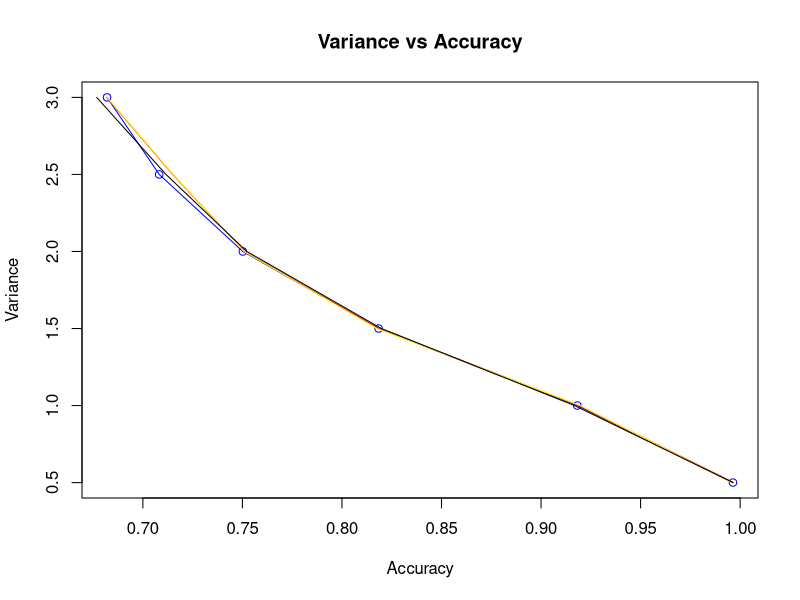
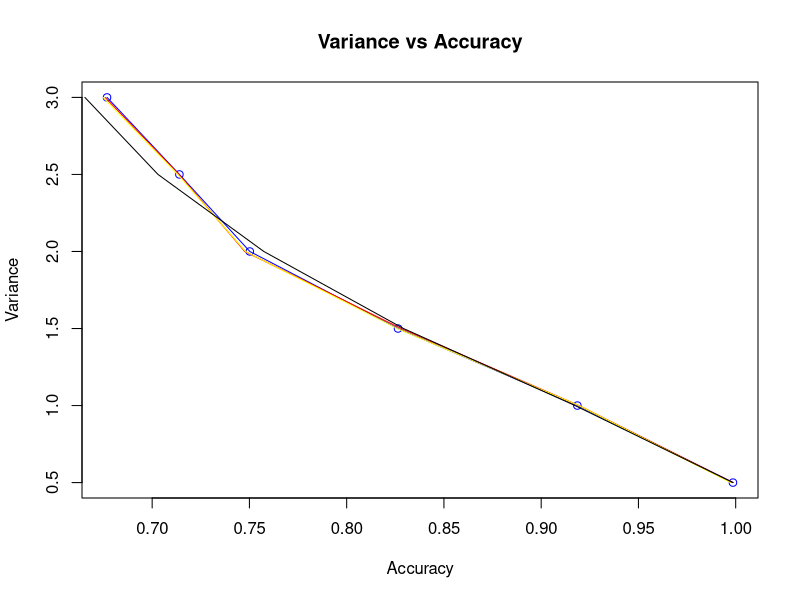
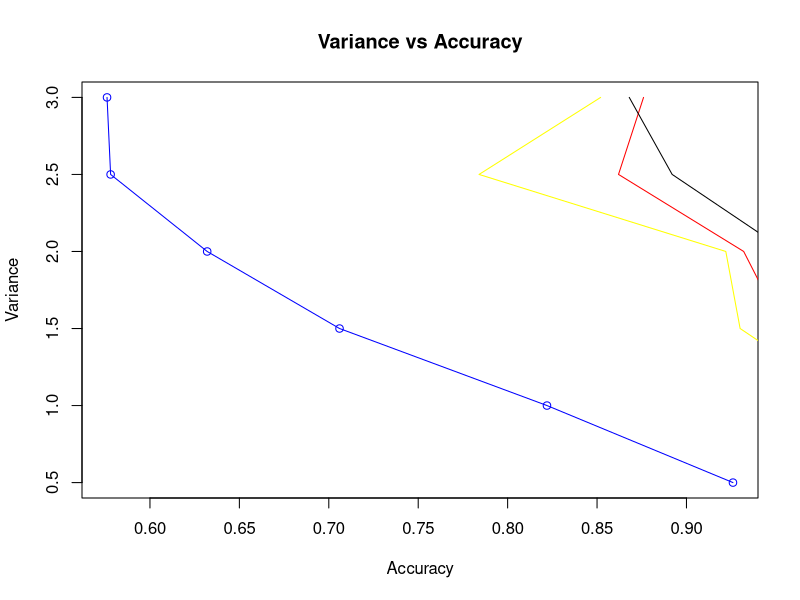
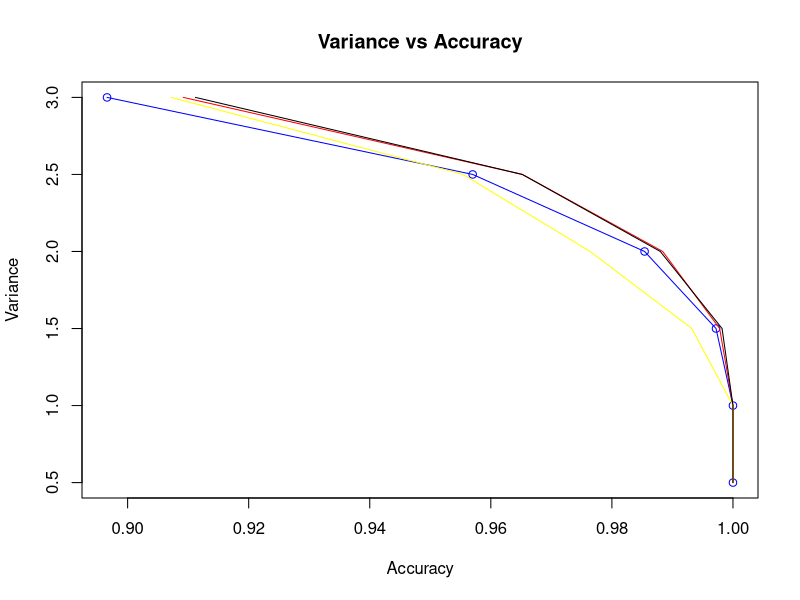

Reproduce these figures in R, in order.
library('class')
library(pROC)
library('MASS')

#Generate data
data.generate = function(mu1, mu2, variance, sampleSize, numInputVariables){
  
  y = as.factor(c(rep(1, sampleSize),rep(2, sampleSize)))
  M = matrix (NA,  nrow = 2* sampleSize, ncol = numInputVariables, byrow = 1) 
  df = data.frame(y)
  for (i in c(1:numInputVariables)) {
    M[,i] = c(rnorm(sampleSize, mu1, variance), rnorm(sampleSize, mu2, variance))
    #assign(paste("x", i, sep=""),c(rnorm(n,mu1[i],s), rnorm(n,mu2[i],s)) )
  }
  df = cbind(y,M)
  df = data.frame(df)
  return(df)
}

#Split into train / test data
train_Test_Split = function(df, seed)
{
  set.seed(seed)
  test.index = sample(c(1:dim(df)[1]), floor(dim(df)[1]/2), replace = FALSE)
  
  assign("df.train", df[-test.index,], envir = .GlobalEnv)
  assign("df.test", df[test.index,], envir = .GlobalEnv)
  
  assign("train.X", df.train[,-1], envir = .GlobalEnv)
  assign("train.Y", df.train[,1], envir = .GlobalEnv)
  assign("test.X", df.test[,-1], envir = .GlobalEnv)
  assign("test.Y", df.test[,1], envir = .GlobalEnv)
  
  return(test.index)
}

#KNN algorythm
generate.knn = function(train.Y, test.X, train.X, test.Y){
  knn.pred = knn(train.X,test.X,train.Y,k=dim(train.X)[1]*0.1)
  
  knn.accuracy = sum(knn.pred == test.Y)/length(test.Y)
  
  return(knn.accuracy)
}

#Qda algorythm
generate.qda = function(df.train, df.test){
  qda.fit = qda(y ~ . - y, data = df.train)
  
  qda.pred = predict(qda.fit,df.test[,-1])
  qda.accuracy = mean(qda.pred$class==df.test[,1])
  
  return(qda.accuracy)
}

#Lda algorythm
generate.lda = function(df.train, df.test){
  lda.fit = lda(y ~ . - y, data = df.train)
  
  lda.pred = predict(lda.fit,df.test[,-1])
  lda.accuracy = mean(lda.pred$class==df.test[,1])
  
  return(lda.accuracy)
}

#Logistic Algorithm
generate.logistic = function(df.train, df.test){
  df.train$y = as.factor(df.train$y)
  df.test$y = as.factor(df.test$y)
  glm.fit = glm(as.factor(y) ~ . - as.factor(y),data=df.train, family=binomial, maxit = 100)
  
  glm.probs = predict(glm.fit, df.test[, -1], type = "response")
  glm.pred = ifelse(glm.probs > .5, "2", "1")
  logistic.accuracy = mean(glm.pred==df.test[, 1])
  
  return(logistic.accuracy)
}

plotter = function(){
  plot(variance)
}

generate_accuracy = function(){
  accuracies = c()
  knn.accuracy = c()
  qda.accuracy = c()
  lda.accuracy = c()
  logistic.accuracy = c()
  
  for (count in c(1:10)){
    test.index = train_Test_Split(df, count)
    knn.accuracy[count] = generate.knn(train.Y, test.X, train.X, test.Y)
    qda.accuracy[count] = generate.qda(df.train, df.test)
    lda.accuracy[count] = generate.lda(df.train, df.test)
    logistic.accuracy[count] = generate.logistic(df.train, df.test)
  }
  
  accuracies[1] = mean(knn.accuracy)
  accuracies[2] = mean(qda.accuracy)
  accuracies[3] = mean(lda.accuracy)
  accuracies[4] = mean(logistic.accuracy)
  
  return(accuracies)
}

scenario.one = function(df){
  
  accuracies = generate_accuracy()
  
  assign("knn.accuracy.one", accuracies[1], envir = .GlobalEnv)
  assign("qda.accuracy.one", accuracies[2], envir = .GlobalEnv)
  assign("lda.accuracy.one", accuracies[3], envir = .GlobalEnv)
  assign("logistic.accuracy.one", accuracies[4], envir = .GlobalEnv)
}

scenario.two = function(df){
  
  for (col in colnames(df)){
    if (col != "y")
    {
      df[,col] = scale(df[,col])
    }
  }
  
  accuracies = generate_accuracy()
  
  assign("knn.accuracy.two", accuracies[1], envir = .GlobalEnv)
  assign("qda.accuracy.two", accuracies[2], envir = .GlobalEnv)
  assign("lda.accuracy.two", accuracies[3], envir = .GlobalEnv)
  assign("logistic.accuracy.two", accuracies[4], envir = .GlobalEnv)
}

scenario.three = function(df){
  
  
  accuracies = generate_accuracy()
  
  assign("knn.accuracy.three", accuracies[1], envir = .GlobalEnv)
  assign("qda.accuracy.three", accuracies[2], envir = .GlobalEnv)
  assign("lda.accuracy.three", accuracies[3], envir = .GlobalEnv)
  assign("logistic.accuracy.three", accuracies[4], envir = .GlobalEnv)
}

scenario.four = function(df){
  
  for (col in colnames(df)){
    if (col != "y")
    {
      df[,col] = scale(df[,col])
    }
  }
  
  accuracies = generate_accuracy()
  
  assign("knn.accuracy.four", accuracies[1], envir = .GlobalEnv)
  assign("qda.accuracy.four", accuracies[2], envir = .GlobalEnv)
  assign("lda.accuracy.four", accuracies[3], envir = .GlobalEnv)
  assign("logistic.accuracy.four", accuracies[4], envir = .GlobalEnv)
}


#Main, run from here.
#Can just run these, not part of the assignment
sampleSize = 50
df = data.generate(1,-1, 1, sampleSize, 2)
scenario.one(df)

sampleSize = 500
df = data.generate(1,-1, 1, sampleSize, 2)
scenario.two(df)

sampleSize = 50
df = data.generate(1,-1, 1, sampleSize, 2)
scenario.three(df)

sampleSize = 500
df = data.generate(1,-1, 1, sampleSize, 2)
scenario.four(df)



#Graphs!----------------------------------------------------------------------------
#Here for different variances
variance.list = c(.5, 1, 1.5, 2, 2.5, 3)

#Scenerio 1
accuracy.qda.list = c()
accuracy.lda.list = c()
accuracy.glm.list = c()
accuracy.knn.list = c()

counter = 1
for (variance in variance.list){
  print(variance)
  sampleSize = 500
  df = data.generate(1,-1, variance, sampleSize, 2)
  scenario.one(df)
  
  accuracy.qda.list[counter] = qda.accuracy.one
  accuracy.lda.list[counter] = lda.accuracy.one
  accuracy.glm.list[counter] = logistic.accuracy.one
  accuracy.knn.list[counter] = knn.accuracy.one
  counter = counter + 1
}
plot(accuracy.qda.list, variance.list, col = "blue", type = "o", ylab = "Variance", xlab = "Accuracy", main = "Variance vs Accuracy")
lines(accuracy.lda.list, variance.list, col = "red")
lines(accuracy.glm.list, variance.list, col = "yellow")
lines(accuracy.knn.list, variance.list, col = "black")

#Scenerio 2
accuracy.qda.list = c()
accuracy.lda.list = c()
accuracy.glm.list = c()
accuracy.knn.list = c()

counter = 1
for (variance in variance.list){
  print(variance)
  sampleSize = 500
  df = data.generate(1,-1, variance, sampleSize, 2)
  scenario.two(df)
  
  accuracy.qda.list[counter] = qda.accuracy.two
  accuracy.lda.list[counter] = lda.accuracy.two
  accuracy.glm.list[counter] = logistic.accuracy.two
  accuracy.knn.list[counter] = knn.accuracy.two
  counter = counter + 1
}
plot(accuracy.qda.list, variance.list, col = "blue", type = "o", ylab = "Variance", xlab = "Accuracy", main = "Variance vs Accuracy")
lines(accuracy.lda.list, variance.list, col = "red")
lines(accuracy.glm.list, variance.list, col = "yellow")
lines(accuracy.knn.list, variance.list, col = "black")

#Scenerio 3
accuracy.qda.list = c()
accuracy.lda.list = c()
accuracy.glm.list = c()
accuracy.knn.list = c()

counter = 1
for (variance in variance.list){
  sampleSize = 50
  df = data.generate(1, -1, variance, sampleSize, 20)
  scenario.three(df)
  
  accuracy.qda.list[counter] = qda.accuracy.three
  accuracy.lda.list[counter] = lda.accuracy.three
  accuracy.glm.list[counter] = logistic.accuracy.three
  accuracy.knn.list[counter] = knn.accuracy.three
  counter = counter + 1
}
plot(accuracy.qda.list, variance.list, col = "blue", type = "o", ylab = "Variance", xlab = "Accuracy", main = "Variance vs Accuracy")
lines(accuracy.lda.list, variance.list, col = "red")
lines(accuracy.glm.list, variance.list, col = "yellow")
lines(accuracy.knn.list, variance.list, col = "black")


#Scenerio 4
accuracy.qda.list = c()
accuracy.lda.list = c()
accuracy.glm.list = c()
accuracy.knn.list = c()

counter = 1
for (variance in variance.list){
  sampleSize = 500
  df = data.generate(1, -1, variance, sampleSize, 20)
  scenario.four(df)
  accuracy.qda.list[counter] = qda.accuracy.four
  accuracy.lda.list[counter] = lda.accuracy.four
  accuracy.glm.list[counter] = logistic.accuracy.four
  accuracy.knn.list[counter] = knn.accuracy.four
  counter = counter + 1
}
plot(accuracy.qda.list, variance.list, col = "blue", type = "o", ylab = "Variance", xlab = "Accuracy", main = "Variance vs Accuracy")
lines(accuracy.lda.list, variance.list, col = "red")
lines(accuracy.glm.list, variance.list, col = "yellow")
lines(accuracy.knn.list, variance.list, col = "black")


#used to determine which of the four models had the highest accuracy for each scenario. Useful
#if we run our scenarios with different seeds. Feel free to edit/optimize.
determine.max.accuracy = function(){
  knnAccuracy = c(knn.accuracy.one, knn.accuracy.two, knn.accuracy.three, knn.accuracy.four)
  qdaAccuracy = c(qda.accuracy.one, qda.accuracy.two, qda.accuracy.three, qda.accuracy.four)
  ldaAccuracy = c(lda.accuracy.one, lda.accuracy.two, lda.accuracy.three, lda.accuracy.four)
  logAccuracy = c(logistic.accuracy.one, logistic.accuracy.two, logistic.accuracy.three, logistic.accuracy.four)
  accuracyFrame = data.frame=cbind(c(1:4), knnAccuracy, qdaAccuracy, ldaAccuracy, logAccuracy)
  for(j in 1:4){
    maxMethod <- c(j)
    for(i in 2:5){  
      if(max(accuracyFrame[j, -1])==accuracyFrame[j, i]){
        maxMethod <- append(maxMethod, colnames(accuracyFrame)[i])
      }
    }
    print(maxMethod)
  }
}
determine.max.accuracy()
